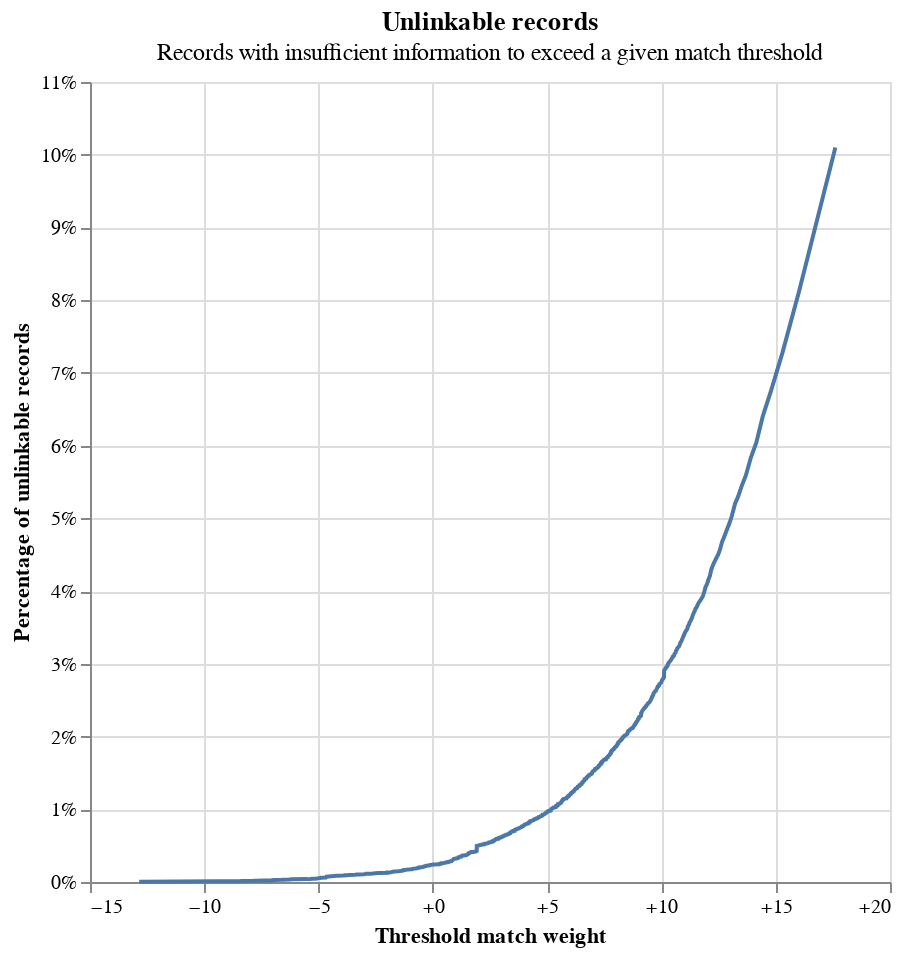

The cell this chart's notebook holds for it:
### Code cell
linker.unlinkables_chart()

### Figure 1 — Vega-Lite specification as saved in the notebook (floating-point values rounded to 4 significant figures; data arrays with more than 128 entries replaced by an {"elided": "..."} marker saying what was removed)
{"config": {"view": {"continuousWidth": 400, "continuousHeight": 300}}, "layer": [{"mark": {"type": "line"}, "encoding": {"x": {"axis": {"format": "+", "title": "Threshold match weight"}, "field": "match_weight", "type": "quantitative"}, "y": {"axis": {"format": "%", "title": "Percentage of unlinkable records"}, "field": "cum_prop", "type": "quantitative"}}}, {"mark": {"type": "point"}, "encoding": {"opacity": {"condition": {"param": "x_match_weight_y_cum_prop_coords_of_mouse", "value": 1, "empty": false}, "value": 0}, "tooltip": [{"field": "match_weight", "format": "+.5", "title": "Match weight", "type": "quantitative"}, {"field": "match_probability", "format": ".5", "title": "Match probability", "type": "quantitative"}, {"field": "cum_prop", "format": ".3%", "title": "Proportion of unlinkable records", "type": "quantitative"}], "x": {"axis": {"title": "Threshold match weight"}, "field": "match_weight", "type": "quantitative"}, "y": {"axis": {"format": "%", "title": "Percentage of unlinkable records"}, "field": "cum_prop", "type": "quantitative"}}, "name": "mouse_coords"}, {"mark": {"type": "rule", "color": "gray"}, "encoding": {"x": {"field": "match_weight", "type": "quantitative"}}, "transform": [{"filter": {"param": "x_match_weight_y_cum_prop_coords_of_mouse", "empty": false}}]}, {"mark": {"type": "rule", "color": "gray"}, "encoding": {"y": {"field": "cum_prop", "type": "quantitative"}}, "transform": [{"filter": {"param": "x_match_weight_y_cum_prop_coords_of_mouse", "empty": false}}]}], "data": {"name": "data-c72ac3e752732e1ec4ac2df16b8f5d1f"}, "height": 400, "params": [{"name": "x_match_weight_y_cum_prop_coords_of_mouse", "select": {"type": "point", "fields": ["match_weight", "cum_prop"], "nearest": true, "on": "mouseover"}, "views": ["mouse_coords"]}], "title": {"text": "Unlinkable records", "subtitle": "Records with insufficient information to exceed a given match threshold"}, "width": 400, "$schema": "https://vega.github.io/schema/vega-lite/v5.9.3.json", "datasets": {"data-c72ac3e752732e1ec4ac2df16b8f5d1f": {"elided": "1028 records"}}}
